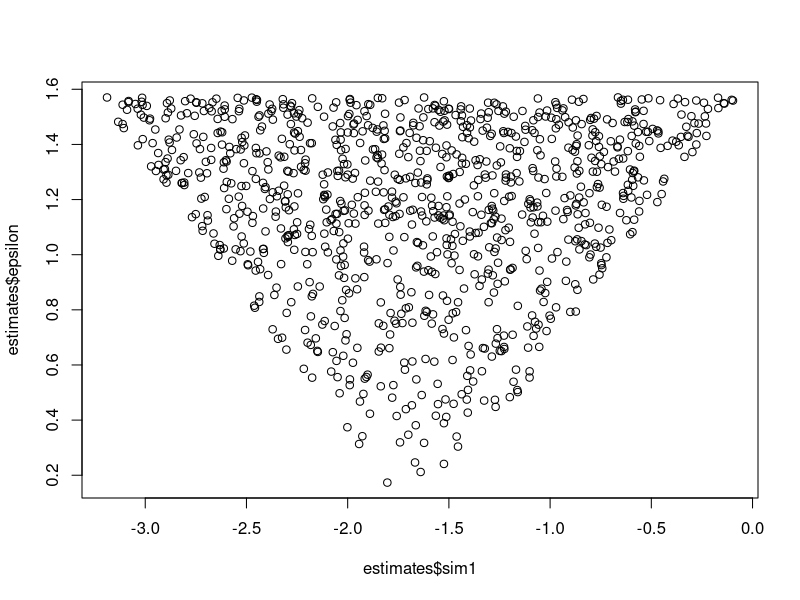
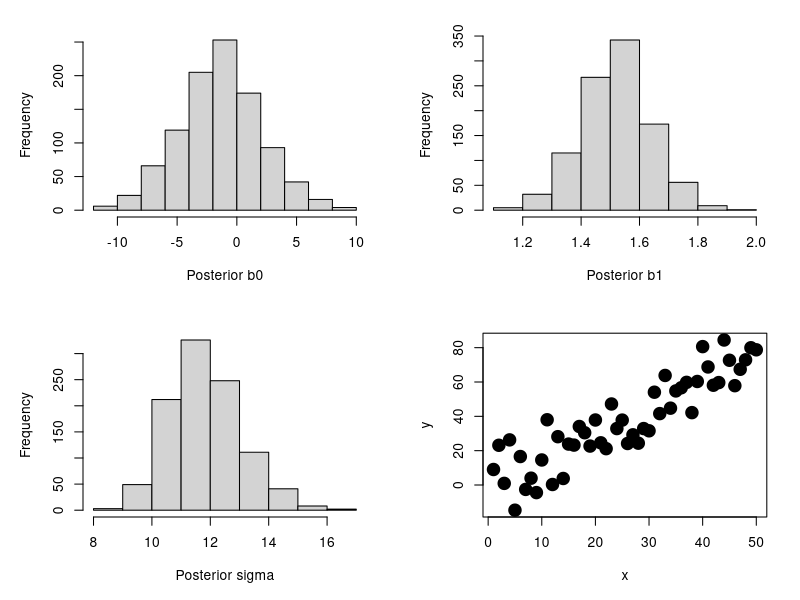

R code for these plots, in order: (Note: this script raises an error after producing the figures.)
library(parameters)

####################
#Create pseudo data#
####################

x <- 1:50
set.seed(666)
y <- 1.5*x+rnorm(length(x), 0, 10)

##############################
#Create linear model function#
##############################

linear_model <- function(x, y){
  
  if(length(x) != length(y)){stop("x is not the same length as y")}
  
  n  <- length(x)
  b1 <- (sum((x-mean(x))*(y-mean(y)))*1/n) / (sum((x-mean(x))^2)*1/n)
  b0 <- mean(y)-b1*mean(x)
  
  resid <- y-(b0+b1*x)
  sigma <- sqrt(sum((resid-mean(resid))^2/n))
  
  return(list(parameters=c(b0, b1, sigma), residuals=resid))}

####################################################
#Set number of ABC simulations and extract observed#
####################################################

nsim            <- 400000
qtol            <- 0.0025
m               <- linear_model(x,y)
observations    <- c(m$parameters[1], m$parameters[2], m$parameters[3])

################
#Set the priors#
################

#Uniform priors bleeh never do this for the parameters of interest (coefficients
#of fixed effects[prior1 and 2]) and often #sufficient information is available
priors    <- list(prior1  = runif(nsim, -15, 15),
                  prior2  = runif(nsim,  -5, 5),
                  prior3  = runif(nsim, 0, m$parameters[3]*2)) 

##################
#Simulation model#
##################

model     <- function(par1, par2, par3){
  
    mu      <- par1 + par2 * x
    samples <- rnorm(length(x), mu, par3)
    
    mod     <- linear_model(x, samples)
    distance<- sqrt(sum((mod$parameters-observations)^2))
  
  return(c(mod$parameters[1], mod$parameters[2], mod$parameters[3], distance))}

###################
#Simulate our data#
###################

sim_df <- matrix(ncol=4, nrow = nsim)

for(s in 1:nsim){
  
  print(s)
  
  sim_df[s,] <- model(priors[[1]][s], priors[[2]][s], priors[[3]][s])}

#######################
#Rejection < qtol*nsim#
#######################

  priors2               <- t(do.call(rbind, priors))
  statistics            <- setNames(cbind.data.frame(priors2, sim_df), c("prior1", "prior2", "prior3", "sim1", "sim2", "sim3", "epsilon"))
  estimates             <- statistics[order(statistics$epsilon),]
  rownames(estimates)   <- NULL
  estimates             <- estimates[1:c(qtol*nsim),]
  
  plot(estimates$sim1, estimates$epsilon)
  
###################
#Linear correction#
###################
  
  posterior <- data.frame(b0=mean(estimates$prior1)+linear_model(estimates$sim1, estimates$prior1)$residuals,
                          b1=mean(estimates$prior2)+linear_model(estimates$sim2, estimates$prior2)$residuals,
                          sigma=mean(estimates$prior3)+linear_model(estimates$sim3, estimates$prior3)$residuals)
  
################################
#Plot posteriors and regression#
################################
  
par(mfrow=c(2,2), mar=c(5,5,2,2))

#posterior mu and sigma
hist(posterior$b0, breaks = 10, xlab = "Posterior b0", main = "")
hist(posterior$b1, breaks = 10, xlab = "Posterior b1", main = "")
hist(posterior$sigma, breaks = 10, xlab = "Posterior sigma", main = "")

plot(x, y, cex=2, pch=19)
for(i in 1:1000){
    lines(seq(-5, 55, 2), posterior$b0[i]+posterior$b1[i]*seq(-5, 55, 2), col=alpha(rgb(0,0,0), 0.05))
  }
abline(coef = c(mean(posterior$b0), mean(posterior$b1)), col="red", lwd=2)  

plot_label <- paste0("\nIntercept=", round(mean(posterior$b0, na.rm = T),2), " (",round(quantile(posterior$b0,0.025, na.rm = T),2), "; ",round(quantile(posterior$b0,0.975, na.rm = T),2),")",
                     "\nRegression coefficient=", round(mean(posterior$b1, na.rm = T),2), " (",round(quantile(posterior$b1,0.025, na.rm = T),2), "; ",round(quantile(posterior$b1,0.975, na.rm = T),2),")")

text(x=30, y=10, labels=plot_label)

#Meewh close enough
parameters::parameters(summary(lm(y~x)))
plot_label
